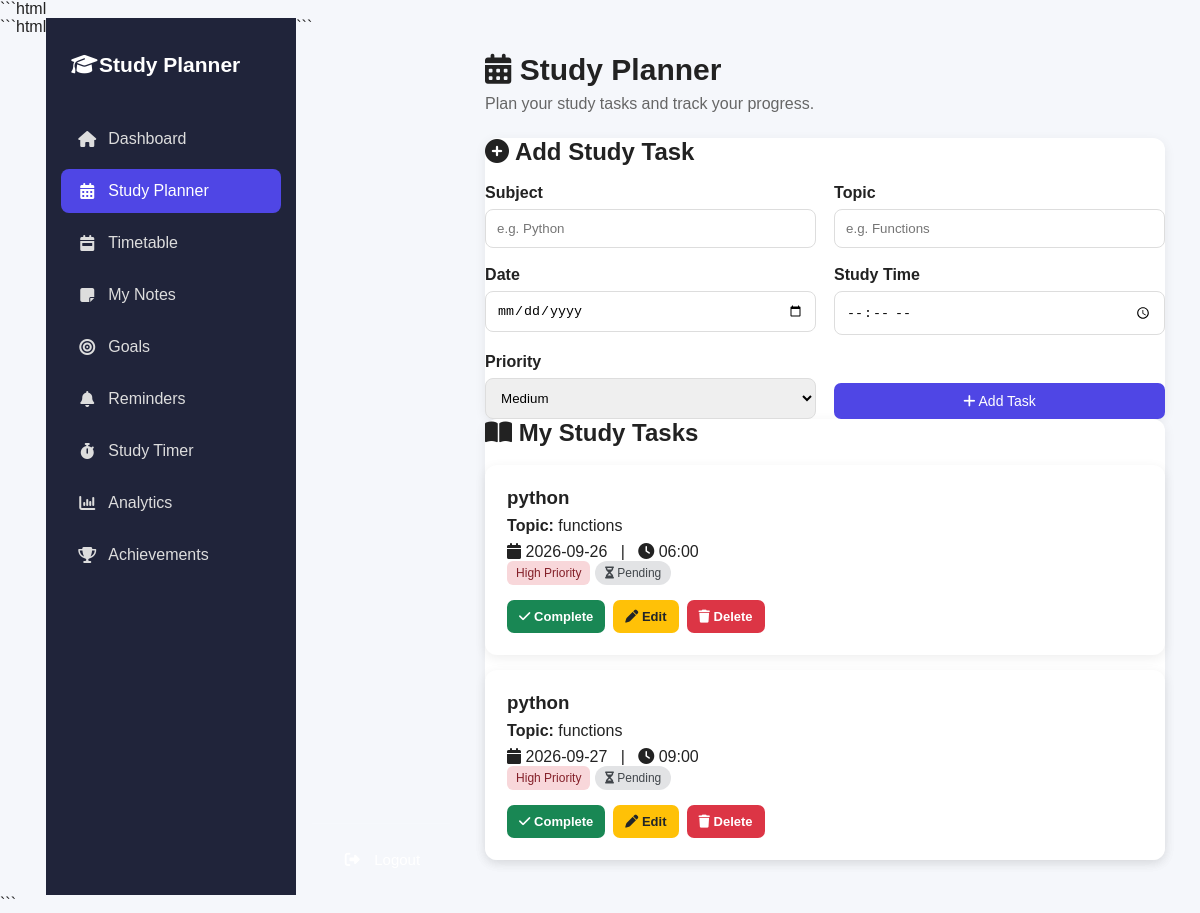
Page /planner (signed in) on the committed database.
### tables this page shows
CREATE TABLE tasks (
            id INTEGER PRIMARY KEY AUTOINCREMENT,
            subject TEXT NOT NULL,
            topic TEXT NOT NULL,
            study_date TEXT NOT NULL,
            study_time TEXT,
            priority TEXT DEFAULT 'Medium',
            status TEXT DEFAULT 'Pending'
        , user_id INTEGER);

### app.py (the view)
@app.route("/planner")
@login_required
def planner():
    connection = get_db()
    cursor = connection.cursor()
    cursor.execute("""
        SELECT *
        FROM tasks
        ORDER BY study_date, study_time
    """)
    tasks = cursor.fetchall()
    connection.close()
    return render_template(
        "planner.html",
        tasks=tasks
    )

### app.py (called while the page is built)
def login_required(view_function):
    @wraps(view_function)
    def wrapped_view(*args, **kwargs):
        if "user_id" not in session:
            return redirect(url_for("login"))
        return view_function(*args, **kwargs)
    return wrapped_view

def get_db():
    connection = sqlite3.connect(DATABASE)
    connection.row_factory = sqlite3.Row
    return connection

### templates/planner.html (shortened to what this page needs)
<!DOCTYPE html>
<html lang="en">
<head>
    <link rel="stylesheet"
          href="https://cdnjs.cloudflare.com/ajax/libs/font-awesome/6.5.2/css/all.min.css">
    <link rel="stylesheet"
          href="{{ url_for('static', filename='style.css') }}">
</head>
<body>
<div class="layout">
    {% include '_sidebar.html' %}
    <main class="main">
        <div class="page-header">
            <h1><i class="fa-solid fa-calendar-days"></i> Study Planner</h1>
            <p>Plan your study tasks and track your progress.</p>
        </div>
        <div class="card">
            <h2><i class="fa-solid fa-plus-circle"></i> Add Study Task</h2>
            <form action="/add-task" method="POST" class="form-grid">
                <div>
                    <label for="subject">Subject</label>
                    <input type="text" id="subject" name="subject"
                           placeholder="e.g. Python" required>
                </div>
                <div>
                    <label for="topic">Topic</label>
                    <input type="text" id="topic" name="topic"
                           placeholder="e.g. Functions" required>
                </div>
                <div>
                    <label for="study_date">Date</label>
                    <input type="date" id="study_date" name="study_date"
                           required>
                </div>
                <div>
                    <label for="study_time">Study Time</label>
                    <input type="time" id="study_time" name="study_time"
                           required>
                </div>
                <div>
                    <label for="priority">Priority</label>
                    <select id="priority" name="priority">
                        <option value="Medium" selected>Medium</option>
                    </select>
                </div>
                <div class="form-button">
                    <button type="submit">
                        <i class="fa-solid fa-plus"></i> Add Task
                    </button>
                </div>
            </form>
        </div>
        <div class="card">
            <h2><i class="fa-solid fa-book-open"></i> My Study Tasks</h2>
            {% if tasks %}
                <div class="task-list">
                    {% for task in tasks %}
                        <div class="task-card">
                            <div class="task-info">
                                <h3>{{ task['subject'] }}</h3>
                                <p>
                                    <strong>Topic:</strong>
                                    {{ task['topic'] }}
                                </p>
                                <p>
                                    <i class="fa-solid fa-calendar"></i>
                                    {{ task['study_date'] }}
                                    &nbsp; | &nbsp;
                                    <i class="fa-solid fa-clock"></i>
                                    {{ task['study_time'] }}
                                </p>
                                <span class="priority {{ task['priority']|lower }}">
                                    {{ task['priority'] }} Priority
                                </span>
                                {% if task['status'] == 'Completed' %}
                                    <span class="status completed">
                                        <i class="fa-solid fa-circle-check"></i>
                                        Completed
                                    </span>
                                {% else %}
                                    <span class="status pending">
                                        <i class="fa-solid fa-hourglass-half"></i>
                                        Pending
                                    </span>
                                {% endif %}
                            </div>
                            <div class="task-actions">
                                {% if task['status'] != 'Completed' %}
                                    <a href="/complete-task/{{ task['id'] }}"
                                       class="btn-success">
                                        <i class="fa-solid fa-check"></i>
                                        Complete
                                    </a>
                                {% endif %}
                                <a href="/edit-task/{{ task['id'] }}"
                                   class="btn-edit">
                                    <i class="fa-solid fa-pen"></i>
                                    Edit
                                </a>
                                <a href="/delete-task/{{ task['id'] }}"
                                   class="btn-delete"
                                   onclick="return confirm('Are you sure you want to delete this task?')">
                                    <i class="fa-solid fa-trash"></i>
                                    Delete
                                </a>
                            </div>
                        </div>
                    {% endfor %}
                </div>
            {% endif %}
        </div>
    </main>
</div>
</body>
</html>

### templates/_sidebar.html (shortened to what this page needs)
```html
<link rel="stylesheet"
      href="https://cdnjs.cloudflare.com/ajax/libs/font-awesome/6.5.2/css/all.min.css">
<aside class="sidebar">
    <div class="logo">
        <i class="fa-solid fa-graduation-cap"></i>
        <span>Study Planner</span>
    </div>
    <nav>
        <a href="/" class="{% if request.path == '/' %}active{% endif %}">
            <i class="fa-solid fa-house"></i><span>Dashboard</span>
        </a>
        <a href="/planner" class="{% if request.path == '/planner' %}active{% endif %}">
            <i class="fa-solid fa-calendar-days"></i><span>Study Planner</span>
        </a>
        <a href="/timetable" class="{% if request.path == '/timetable' %}active{% endif %}">
            <i class="fa-solid fa-calendar-week"></i><span>Timetable</span>
        </a>
        <a href="/notes" class="{% if request.path == '/notes' %}active{% endif %}">
            <i class="fa-solid fa-note-sticky"></i><span>My Notes</span>
        </a>
        <a href="/goals" class="{% if request.path == '/goals' %}active{% endif %}">
            <i class="fa-solid fa-bullseye"></i><span>Goals</span>
        </a>
        <a href="/reminders" class="{% if request.path == '/reminders' %}active{% endif %}">
            <i class="fa-solid fa-bell"></i><span>Reminders</span>
        </a>
        <a href="/timer" class="{% if request.path == '/timer' %}active{% endif %}">
            <i class="fa-solid fa-stopwatch"></i><span>Study Timer</span>
        </a>
        <a href="/analytics" class="{% if request.path == '/analytics' %}active{% endif %}">
            <i class="fa-solid fa-chart-column"></i><span>Analytics</span>
        </a>
        <a href="/achievements" class="{% if request.path == '/achievements' %}active{% endif %}">
            <i class="fa-solid fa-trophy"></i><span>Achievements</span>
        </a>
    </nav>
</aside>
```
    <div class="sidebar-logout">
        <form action="{{ url_for('logout') }}" method="POST">
            <button type="submit" class="logout-btn">
                <i class="fa-solid fa-right-from-bracket"></i>
                <span>Logout</span>
            </button>
        </form>
    </div>

### static/style.css (style rules this page uses)
* { box-sizing: border-box; margin: 0; padding: 0; }
body { font-family: Arial, sans-serif; background: #f5f7fb; color: #222; }
a { text-decoration: none; }
.layout { display: flex; min-height: 100vh; }
.sidebar { width: 250px; min-height: 100vh; padding: 25px 15px; background: #20243a; color: white; }
.logo { padding: 10px; margin-bottom: 30px; font-size: 21px; font-weight: bold; }
.sidebar nav { display: flex; flex-direction: column; gap: 8px; }
.sidebar nav a { display: flex; align-items: center; gap: 10px; padding: 13px 15px; color: #ddd; border-radius: 8px; transition: 0.2s; }
.sidebar nav a.active { background: #4f46e5; color: white; }
.main { flex: 1; padding: 35px; max-width: 1400px; }
.main h1 { margin-bottom: 10px; font-size: 30px; }
.main h2 { margin-bottom: 18px; }
.card, .form-card, .stat-card, .task-card, .note-card, .goal-card, .timer-card, .achievement-card, .dashboard-list, .empty-box, .motivation { background: white; border-radius: 12px; box-shadow: 0 3px 12px rgba(0, 0, 0, 0.07); }
button, .primary-btn, .success-btn, .edit-btn, .delete-btn, .clear-btn { display: inline-block; padding: 10px 15px; border: none; border-radius: 7px; cursor: pointer; font-size: 14px; transition: 0.2s; }
.page-header { margin-bottom: 25px; }
.page-header h1 { margin-bottom: 8px; }
.page-header p { color: #666; }
.form-grid { display: grid; grid-template-columns: repeat(2, 1fr); gap: 18px; }
.form-grid label { display: block; margin-bottom: 7px; font-weight: 600; }
.form-grid input, .form-grid select { width: 100%; padding: 11px; border: 1px solid #ddd; border-radius: 8px; }
.form-button { display: flex; align-items: end; }
.form-button button { width: 100%; background: #4f46e5; color: white; }
.task-list { display: flex; flex-direction: column; gap: 15px; }
.task-card { padding: 22px; }
.task-card p { margin-top: 8px; }
.task-actions { display: flex; flex-wrap: wrap; gap: 8px; margin-top: 15px; }
.task-actions a { padding: 9px 12px; border-radius: 7px; font-size: 13px; font-weight: 600; }
.btn-success { background: #198754; color: white; }
.btn-edit { background: #ffc107; color: #212529; }
.btn-delete { background: #dc3545; color: white; }
.priority { display: inline-block; padding: 5px 9px; border-radius: 6px; font-size: 12px; }
.priority.high { background: #f8d7da; color: #842029; }
.status { display: inline-block; padding: 5px 10px; border-radius: 20px; background: #fff3cd; color: #856404; font-size: 12px; }
.status.pending { background: #e2e3e5; color: #41464b; }
.sidebar .logo i, .sidebar nav a i { display: inline-block; width: 22px; min-width: 22px; text-align: center; font-family: "Font Awesome 6 Free"; font-style: normal; font-weight: 900; line-height: 1; }
.sidebar nav a { align-items: center; }
.sidebar-logout { margin-top: auto; padding: 15px; border-top: 1px solid rgba(255, 255, 255, 0.12); }
.sidebar-logout form { margin: 0; }
.logout-btn { display: flex; align-items: center; gap: 12px; width: 100%; padding: 12px 15px; border: none; border-radius: 8px; background: transparent; color: #ffffff; font-size: 15px; text-align: left; cursor: pointer; transition: background 0.2s ease; }
.logout-btn i { width: 20px; text-align: center; }
.sidebar { display: flex; flex-direction: column; }
.sidebar nav { flex: 1; overflow-y: auto; }
.sidebar-logout { display: block !important; padding: 15px; flex-shrink: 0; }
.sidebar-logout form { display: block; }
.sidebar-logout .logout-btn { display: flex; visibility: visible; opacity: 1; }

### rows in the picture
tasks: subject "python", topic "functions", study_date "2026-09-26", study_time "06:00", priority "High", status "Pending"
tasks: subject "python", topic "functions", study_date "2026-09-27", study_time "09:00", priority "High", status "Pending"
